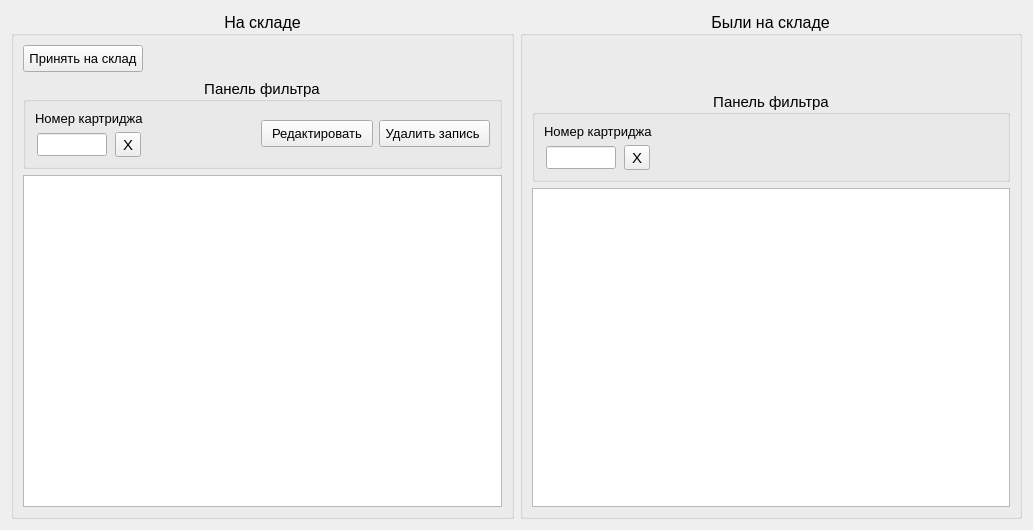
<?xml version="1.0" encoding="UTF-8"?>
<ui version="4.0">
 <class>transferstock_view</class>
 <widget class="QWidget" name="transferstock_view">
  <property name="geometry">
   <rect>
    <x>0</x>
    <y>0</y>
    <width>1033</width>
    <height>530</height>
   </rect>
  </property>
  <property name="font">
   <font>
    <family>MS Shell Dlg 2</family>
    <pointsize>8</pointsize>
    <weight>50</weight>
    <italic>false</italic>
    <bold>false</bold>
   </font>
  </property>
  <property name="windowTitle">
   <string>Form</string>
  </property>
  <layout class="QGridLayout" name="gridLayout">
   <item row="0" column="0">
    <widget class="QGroupBox" name="groupBox_2">
     <property name="font">
      <font>
       <pointsize>12</pointsize>
      </font>
     </property>
     <property name="title">
      <string>На складе</string>
     </property>
     <property name="alignment">
      <set>Qt::AlignCenter</set>
     </property>
     <layout class="QVBoxLayout" name="verticalLayout_2">
      <item>
       <layout class="QHBoxLayout" name="horizontalLayout_3">
        <item>
         <widget class="QPushButton" name="AddKabinet_PB">
          <property name="sizePolicy">
           <sizepolicy hsizetype="Minimum" vsizetype="Fixed">
            <horstretch>0</horstretch>
            <verstretch>0</verstretch>
           </sizepolicy>
          </property>
          <property name="minimumSize">
           <size>
            <width>0</width>
            <height>25</height>
           </size>
          </property>
          <property name="font">
           <font>
            <pointsize>10</pointsize>
           </font>
          </property>
          <property name="styleSheet">
           <string notr="true">padding: 5px;</string>
          </property>
          <property name="text">
           <string>Принять на склад</string>
          </property>
          <property name="icon">
           <iconset resource="resources.qrc">
            <normaloff>:/resources/0416.ico</normaloff>:/resources/0416.ico</iconset>
          </property>
          <property name="iconSize">
           <size>
            <width>24</width>
            <height>24</height>
           </size>
          </property>
         </widget>
        </item>
        <item>
         <spacer name="horizontalSpacer_2">
          <property name="orientation">
           <enum>Qt::Horizontal</enum>
          </property>
          <property name="sizeHint" stdset="0">
           <size>
            <width>40</width>
            <height>20</height>
           </size>
          </property>
         </spacer>
        </item>
       </layout>
      </item>
      <item>
       <widget class="QGroupBox" name="groupBox">
        <property name="font">
         <font>
          <pointsize>11</pointsize>
         </font>
        </property>
        <property name="title">
         <string>Панель фильтра</string>
        </property>
        <property name="alignment">
         <set>Qt::AlignCenter</set>
        </property>
        <layout class="QHBoxLayout" name="horizontalLayout">
         <item>
          <layout class="QVBoxLayout" name="verticalLayout">
           <item>
            <widget class="QLabel" name="label">
             <property name="font">
              <font>
               <pointsize>10</pointsize>
              </font>
             </property>
             <property name="text">
              <string>Номер картриджа</string>
             </property>
            </widget>
           </item>
           <item>
            <layout class="QHBoxLayout" name="horizontalLayout_2">
             <item>
              <widget class="QLineEdit" name="nomer_1_LE">
               <property name="sizePolicy">
                <sizepolicy hsizetype="Minimum" vsizetype="Fixed">
                 <horstretch>0</horstretch>
                 <verstretch>0</verstretch>
                </sizepolicy>
               </property>
               <property name="maximumSize">
                <size>
                 <width>70</width>
                 <height>16777215</height>
                </size>
               </property>
               <property name="font">
                <font>
                 <pointsize>10</pointsize>
                </font>
               </property>
              </widget>
             </item>
             <item>
              <widget class="QToolButton" name="clear_1_TB">
               <property name="toolTip">
                <string>Очитить фильтр</string>
               </property>
               <property name="text">
                <string>X</string>
               </property>
              </widget>
             </item>
            </layout>
           </item>
          </layout>
         </item>
         <item>
          <spacer name="horizontalSpacer">
           <property name="orientation">
            <enum>Qt::Horizontal</enum>
           </property>
           <property name="sizeHint" stdset="0">
            <size>
             <width>40</width>
             <height>20</height>
            </size>
           </property>
          </spacer>
         </item>
         <item>
          <widget class="QPushButton" name="edit_PB">
           <property name="sizePolicy">
            <sizepolicy hsizetype="MinimumExpanding" vsizetype="Fixed">
             <horstretch>0</horstretch>
             <verstretch>0</verstretch>
            </sizepolicy>
           </property>
           <property name="minimumSize">
            <size>
             <width>0</width>
             <height>25</height>
            </size>
           </property>
           <property name="font">
            <font>
             <pointsize>10</pointsize>
            </font>
           </property>
           <property name="styleSheet">
            <string notr="true">padding: 5px;</string>
           </property>
           <property name="text">
            <string>Редактировать</string>
           </property>
           <property name="icon">
            <iconset resource="resources.qrc">
             <normaloff>:/buttonEdit</normaloff>:/buttonEdit</iconset>
           </property>
           <property name="iconSize">
            <size>
             <width>24</width>
             <height>16</height>
            </size>
           </property>
          </widget>
         </item>
         <item>
          <widget class="QPushButton" name="del_PB">
           <property name="sizePolicy">
            <sizepolicy hsizetype="MinimumExpanding" vsizetype="Fixed">
             <horstretch>0</horstretch>
             <verstretch>0</verstretch>
            </sizepolicy>
           </property>
           <property name="minimumSize">
            <size>
             <width>0</width>
             <height>25</height>
            </size>
           </property>
           <property name="font">
            <font>
             <pointsize>10</pointsize>
            </font>
           </property>
           <property name="styleSheet">
            <string notr="true">padding: 5px;</string>
           </property>
           <property name="text">
            <string>Удалить запись </string>
           </property>
           <property name="icon">
            <iconset resource="resources.qrc">
             <normaloff>:/buttonDelete</normaloff>:/buttonDelete</iconset>
           </property>
          </widget>
         </item>
        </layout>
       </widget>
      </item>
      <item>
       <widget class="QTableView" name="tableView1">
        <property name="selectionMode">
         <enum>QAbstractItemView::SingleSelection</enum>
        </property>
        <property name="selectionBehavior">
         <enum>QAbstractItemView::SelectRows</enum>
        </property>
        <property name="gridStyle">
         <enum>Qt::DashLine</enum>
        </property>
       </widget>
      </item>
     </layout>
    </widget>
   </item>
   <item row="0" column="1">
    <widget class="QGroupBox" name="groupBox_3">
     <property name="font">
      <font>
       <pointsize>12</pointsize>
      </font>
     </property>
     <property name="title">
      <string>Были на складе</string>
     </property>
     <property name="alignment">
      <set>Qt::AlignCenter</set>
     </property>
     <layout class="QVBoxLayout" name="verticalLayout_3">
      <item>
       <layout class="QHBoxLayout" name="horizontalLayout_4">
        <item>
         <widget class="QLabel" name="label_3">
          <property name="minimumSize">
           <size>
            <width>0</width>
            <height>25</height>
           </size>
          </property>
         </widget>
        </item>
        <item>
         <spacer name="horizontalSpacer_5">
          <property name="orientation">
           <enum>Qt::Horizontal</enum>
          </property>
          <property name="sizeType">
           <enum>QSizePolicy::Preferred</enum>
          </property>
          <property name="sizeHint" stdset="0">
           <size>
            <width>40</width>
            <height>40</height>
           </size>
          </property>
         </spacer>
        </item>
       </layout>
      </item>
      <item>
       <widget class="QGroupBox" name="groupBox_4">
        <property name="font">
         <font>
          <pointsize>11</pointsize>
         </font>
        </property>
        <property name="title">
         <string>Панель фильтра</string>
        </property>
        <property name="alignment">
         <set>Qt::AlignCenter</set>
        </property>
        <layout class="QHBoxLayout" name="horizontalLayout_5">
         <item>
          <layout class="QVBoxLayout" name="verticalLayout_4">
           <item>
            <widget class="QLabel" name="label_2">
             <property name="font">
              <font>
               <pointsize>10</pointsize>
              </font>
             </property>
             <property name="text">
              <string>Номер картриджа</string>
             </property>
            </widget>
           </item>
           <item>
            <layout class="QHBoxLayout" name="horizontalLayout_6">
             <item>
              <widget class="QLineEdit" name="nomer_2_LE">
               <property name="sizePolicy">
                <sizepolicy hsizetype="Minimum" vsizetype="Fixed">
                 <horstretch>0</horstretch>
                 <verstretch>0</verstretch>
                </sizepolicy>
               </property>
               <property name="maximumSize">
                <size>
                 <width>70</width>
                 <height>16777215</height>
                </size>
               </property>
               <property name="font">
                <font>
                 <pointsize>10</pointsize>
                </font>
               </property>
              </widget>
             </item>
             <item>
              <widget class="QToolButton" name="clear_2_TB">
               <property name="toolTip">
                <string>Очитить фильтр</string>
               </property>
               <property name="text">
                <string>X</string>
               </property>
              </widget>
             </item>
            </layout>
           </item>
          </layout>
         </item>
         <item>
          <spacer name="horizontalSpacer_4">
           <property name="orientation">
            <enum>Qt::Horizontal</enum>
           </property>
           <property name="sizeHint" stdset="0">
            <size>
             <width>40</width>
             <height>20</height>
            </size>
           </property>
          </spacer>
         </item>
        </layout>
       </widget>
      </item>
      <item>
       <widget class="QTableView" name="tableView2">
        <property name="selectionMode">
         <enum>QAbstractItemView::SingleSelection</enum>
        </property>
        <property name="selectionBehavior">
         <enum>QAbstractItemView::SelectRows</enum>
        </property>
        <property name="gridStyle">
         <enum>Qt::DashLine</enum>
        </property>
       </widget>
      </item>
     </layout>
    </widget>
   </item>
  </layout>
 </widget>
 <resources>
  <include location="resources.qrc"/>
 </resources>
 <connections/>
</ui>
